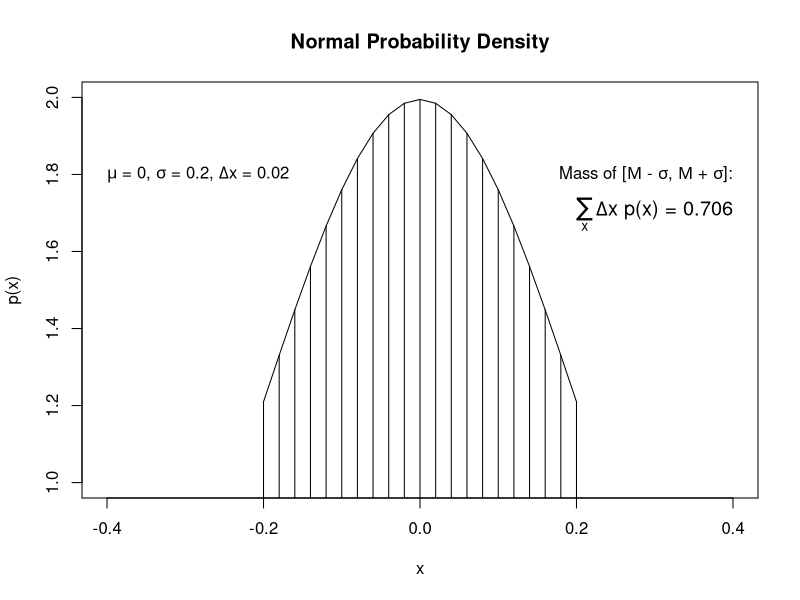

Reproduce this figure in R.
# Graph of normal probability density function, with comb of intervals.
meanval = 0.0
# Specify mean of distribution.
sdval = 0.2
# Specify standard deviation of distribution.
xlow = meanval - sdval # Specify low end of x-axis.
xhigh = meanval + sdval # Specify high end of x-axis.
dx = 0.02
# Specify interval width on x-axis
# Specify comb points along the x axis:
x = seq(from=xlow, to=xhigh, by=dx)
# Compute y values, i.e., probability density at each value of x:
y = (1 / (sdval * sqrt(2 * pi))) * exp(-.5 * ((x - meanval) / sdval) ^ 2)
# Plot the function. "plot" draws the intervals. "lines" draws the bell curve.
xlim = c(-.4, .4)
ylim = c(1, 2)
plot(x, y, type="h", lwd=1, xlim=xlim, ylim=ylim, xlab="x" , ylab="p(x)", main="Normal Probability Density")
lines(x, y)
# Approximate the integral as the sum of width * height for each interval.
area = sum(dx * y)
# Display info in the graph.
prop_text = bquote(paste(
    mu , " = ", .(meanval), ', ', sigma, " = ", .(sdval), ', ', Delta, "x = ", .(dx)
))
text(xlim[1], .9 * ylim[2], prop_text, adj=0)
desc_text = bquote(paste(
    'Mass of [', Mu, ' - ', sigma, ', ', Mu, ' + ', sigma, ']:',
))
sigma_text = bquote(paste(
    sum(,x,),  Delta, "x p(x) = ", .(signif(area,3))
))
text(xlim[2], .9 * ylim[2], desc_text, adj=1)
text(xlim[2], .85 * ylim[2], sigma_text, adj=1, cex=1.2)
